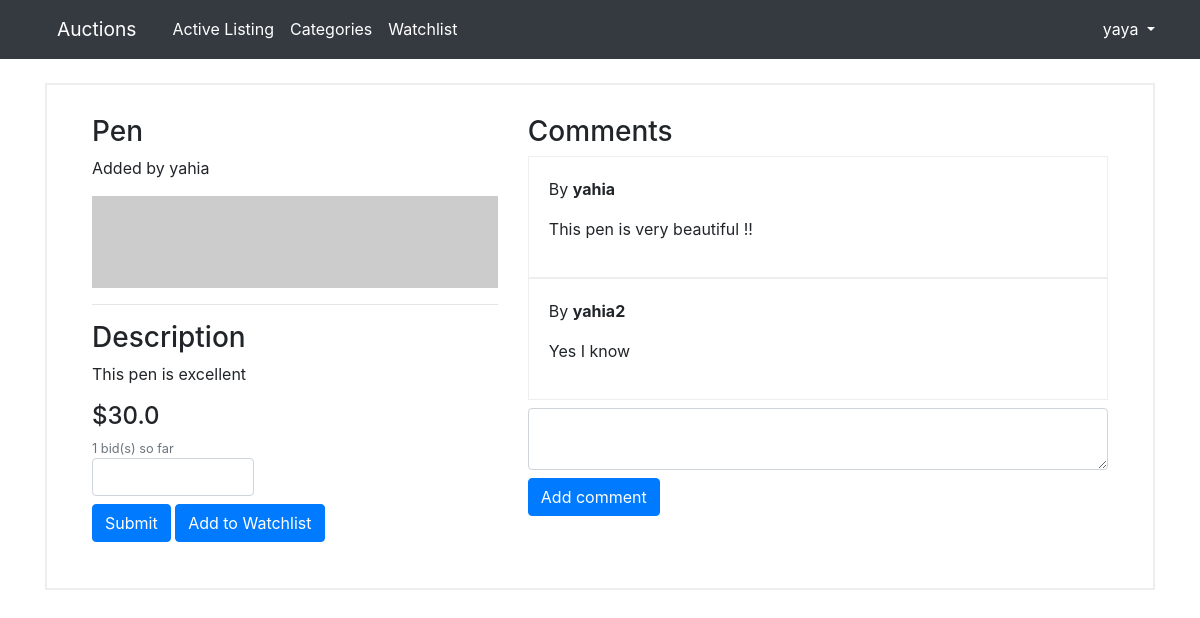
The app's page /listing/2 (signed in) with its own data.
### auctions/models.py (models this page shows, shortened)
class User(AbstractUser):
    pass

class Listing(models.Model):
    title = models.CharField(max_length=50)
    description = models.TextField()
    start_bid = models.FloatField()
    current_bid = models.FloatField()
    date = models.DateTimeField(default=timezone.now)
    image_URL = models.URLField(blank=True, default="")
    user = models.ForeignKey(User, related_name="listings", on_delete=models.CASCADE)
    category = models.CharField(max_length=50)
    is_active = models.BooleanField(default=True)
    winner = models.ForeignKey(User, related_name="win_listings", on_delete=models.CASCADE, blank=True, null=True)

class Comment(models.Model):
    content = models.TextField()
    listing = models.ForeignKey(Listing, related_name="comments", on_delete=models.CASCADE)
    user = models.ForeignKey(User, on_delete=models.CASCADE)
    date = models.DateTimeField(default=timezone.now)

### auctions/views.py (the view)
# urls.py: path("listing/<int:id>", views.listing_page, name="listing-page"),
@login_required
def listing_page(request, id):
    listing = Listing.objects.filter(id=id).first()
    if not listing:
        messages.error(request, "This item does not exist")
        return redirect("index")
    listing_bids = Bid.objects.filter(listing=listing)
    is_highest_bid = False
    if listing_bids.count() > 0:
        highest_bid = listing_bids.order_by("-date")[0]
        is_highest_bid = highest_bid.user.username == request.user.username
    user_watchlist = [item.listing for item in request.user.watchlist.all()]
    is_watched = listing in user_watchlist
    context = {
        "listing": listing,
        "is_watched": is_watched,
        "bids_number": listing_bids.count(),
        "is_highest_bid": is_highest_bid
    }
    return render(request, "auctions/listing-page.html", context)

### auctions/templates/auctions/listing-page.html (shortened to what this page needs)
{% extends "auctions/layout.html" %}
{% block body %}
    <div class="main-content row">
        <div class="col-md-5">
            {% if listing.is_active %}
                <h3> {{ listing.title }} </h3>
            {% else %}
                <h3> {{ listing.title }} (CLOSED) </h3>
                {% if listing.winner == user %}
                <h4> Congratulations! You won this item </h4>
                {% endif %}
            {% endif %}
            {% if user.username == listing.user.username %}
                <p> Added by you </p>
            {% else %}
                <p> Added by {{ listing.user.username }} </p>
            {% endif %}
            <div class="listing-image">
                <img src="{{listing.image_URL}}" alt="img">
            </div>
            <hr>
            <h3> Description </h3>
            <p class="listing-description">{{ listing.description }}</p>
            <h4 class="listing-price"> ${{ listing.current_bid }} </h4>
            {% if listing.is_active %}
                {% if user.username == listing.user.username %}
                    <a class="btn btn-primary" href="{% url 'close-bid' listing.id %}"> Close Auction </a>
                    <small class="form-text text-muted">{{bids_number}} bid(s) so far</small>
                {% else %}
                    <form class="bid-form" action="{% url 'add-bid' %}" method="POST">
                        <div class="form-group">
                            <small class="form-text text-muted">
                                {{bids_number}} bid(s) so far
                            </small>
                            <input type="text" class="form-control bid-value mb-2" name="bid" required>
                            <input type="submit" class="btn btn-primary">
                            {% if is_watched %}
                                <a class="btn btn-danger" href="{% url 'remove-watchlist' listing.id %}"> Remove from Watchlist </a>
                            {% else %}
                                <a class="btn btn-primary" href="{% url 'add-watchlist' listing.id %}"> Add to Watchlist </a>
                            {% endif %}
                        </div>
                    </form>
                {% endif %}
            {% endif %}
        </div>
        <div class="col-md-7">
            <div class="comments mb-2">
                <h3> Comments </h3>
                {% for comment in listing.comments.all %}
                    <div class="listing-comments">
                        <p> By <strong> {{comment.user.username}} </strong> </p>
                        <p> {{comment.content}} </p>
                    </div>
                {% endfor %}
            </div>
            <form action="{% url 'add-comment' %}" method="POST">
                <div class="form-group">
                    <textarea type="text" name="comment-content" class="form-control bid-value mb-2" required></textarea>
                    <input type="submit" value="Add comment" class="btn btn-primary">
                </div>
            </form>
        </div>
    </div>
{% endblock %}

### auctions/templates/auctions/layout.html (shortened to what this page needs)
{% load static %}
<!DOCTYPE html>
<html lang="en">
<head>
    <link rel="stylesheet" href="https://stackpath.bootstrapcdn.com/bootstrap/4.4.1/css/bootstrap.min.css"
>
    <link href="{% static 'auctions/styles.css' %}" rel="stylesheet">
</head>
<body>
    <nav class="navbar navbar-expand-lg bg-dark">
        <div class="container">
            <a class="navbar-brand" href="{% url 'index' %}">Auctions</a>
            <div class="collapse navbar-collapse" id="navbarSupportedContent">
                <ul class="navbar-nav mr-auto">
                    <li class="nav-item active">
                        <a class="nav-link" href="{% url 'index' %}">Active Listing</a>
                    </li>
                    <li class="nav-item">
                        <a class="nav-link" href="{% url 'category-page' %}">Categories</a>
                    </li>
                    {% if user.is_authenticated %}
                        <li class="nav-item">
                            <a class="nav-link" href="{% url 'watchlist-page' %}">Watchlist</a>
                        </li>
                    {% endif %}
                </ul>
                <ul class="navbar-nav">
                    <li class="nav-item dropdown">
                        {% if user.is_authenticated %}
                            <a href="#" class="dropdown-toggle" data-toggle="dropdown" role="button" aria-haspopup="true" aria-expanded="false">{{ user.username }} </a>
                        {% endif %}
                    </li>
                </ul>
            </div>
        </div>
    </nav>
    <main class="mt-4">
        <div class="container">
            {% block body %}{% endblock %}
          </div>
    </main>
</body>
</html>

### auctions/static/auctions/styles.css (style rules this page uses)
.navbar { border-radius: 0; margin-bottom: 0; padding: 0; }
.nav > li > a, .navbar-brand { padding: 15px 12px; }
.navbar-brand { font-size: 1.2em; color: #ffff; }
.navbar .nav-link { color: #ffff; }
.navbar .dropdown-toggle { text-decoration: none; color: #ffff; }
.form-control { position: relative; }
.row { margin: 0; }
.main-content { border: 2px solid #eee; padding: 30px; margin-bottom: 20px; }
.listing-image img { max-width: 100%; }
.bid-form .bid-value { display: block; width: 40%; }
.listing-comments { border: 1px solid #eee; padding: 20px; }

### records on screen
User: username "yaya"
Listing: title "Pen", user.username "yahia", description "This pen is excellent", current_bid "30.0"
Comment: user.username "yahia", content "This pen is very beautiful !!"
Comment: user.username "yahia2", content "Yes I know"

### other values on screen
{{ bids_number }} "1"
